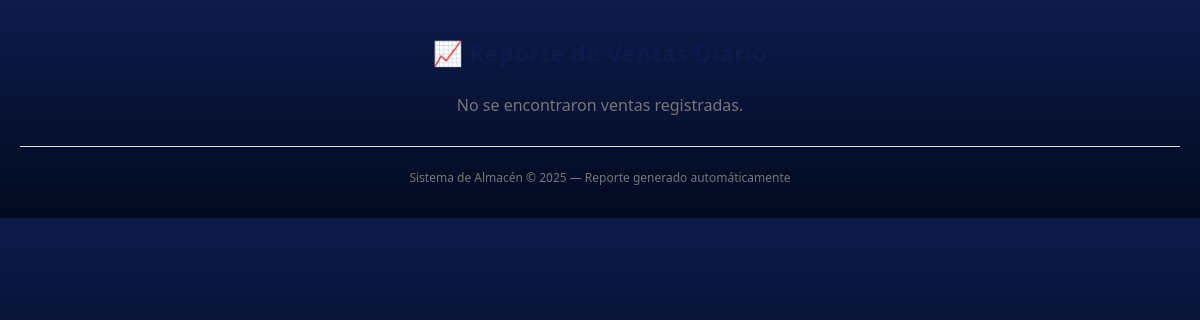
/pages/admin/reporte_datos.php, run on an earlier commit of the app's database.
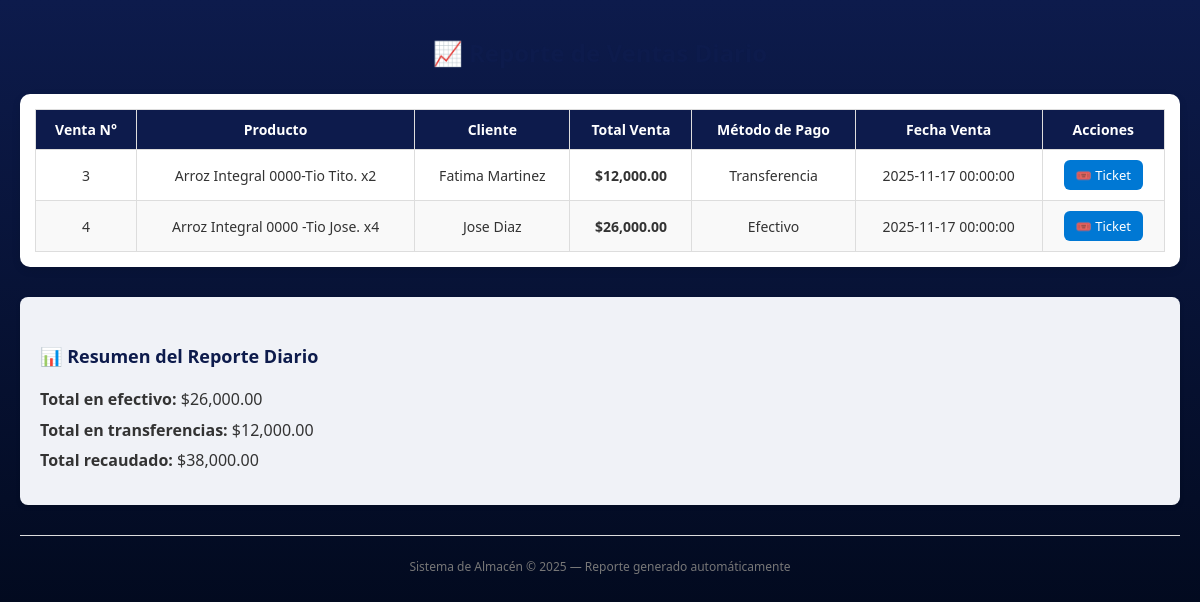
And on a later commit of the database.
### tables this page shows
CREATE TABLE `ventas_productos` (
  `id_venta` int(11) NOT NULL,
  `id_cliente` int(11) DEFAULT NULL,
  `descripcion` varchar(100) DEFAULT NULL,
  `total_venta` decimal(10,2) DEFAULT NULL,
  `fecha_venta` datetime DEFAULT NULL,
  `metodo_pago` varchar(50) DEFAULT NULL
);

### pages/admin/reporte_datos.php (the view, shortened to what this page needs)
<?php
$host = "localhost";
$user = "root";
$password = "";
$dbname = "almacen_jose_daniel";
$conn = new mysqli($host, $user, $password, $dbname);
$filtro = $_GET['filtro'] ?? 'diario';
if ($filtro == 'mensual') {
    $condicion = "MONTH(fecha_venta) = MONTH(CURRENT_DATE()) AND YEAR(fecha_venta) = YEAR(CURRENT_DATE())";
} else {
    $condicion = "DATE(fecha_venta) = CURDATE()";
}
$sql = "SELECT vp.id_venta, vp.descripcion AS producto, concat(cl.nombre, ' ', cl.apellido) AS cliente, vp.total_venta, vp.metodo_pago, vp.fecha_venta
        FROM ventas_productos vp
        INNER JOIN clientes cl ON vp.id_cliente = cl.id_cliente
        WHERE $condicion
        ORDER BY fecha_venta DESC";
$resultado = $conn->query($sql);
?>
<!DOCTYPE html>
<html lang="es">
<head>
</head>
<body>
<h1>📈 Reporte de Ventas <?= ucfirst($filtro) ?></h1>
<?php if ($resultado && $resultado->num_rows > 0): ?>
  <div class="table-wrapper">
    <table>
      <thead>
        <tr>
          <th>Venta N°</th>
          <th>Producto</th>
          <th>Cliente</th>
          <th>Total Venta</th>
          <th>Método de Pago</th>
          <th>Fecha Venta</th>
          <th>Acciones</th>
        </tr>
      </thead>
      <tbody>
      <?php
      $totalEfectivo = 0;
      $totalTransferencia = 0;
      $resultado->data_seek(0);
      while ($fila = $resultado->fetch_assoc()):
          $total = (float)$fila['total_venta'];
          $metodo = strtolower(trim($fila['metodo_pago'] ?? ''));
          if ($metodo === 'efectivo') {
              $totalEfectivo += $total;
          } elseif ($metodo === 'transferencia') {
              $totalTransferencia += $total;
          }
      ?>
        <tr>
          <td><?= htmlspecialchars($fila['id_venta']) ?></td>
          <td><?= htmlspecialchars($fila['producto']) ?></td>
          <td><?= htmlspecialchars($fila['cliente']) ?></td>
          <td><strong>$<?= number_format($total, 2) ?></strong></td>
          <td><?= htmlspecialchars(ucfirst($fila['metodo_pago'])) ?></td>
          <td><?= htmlspecialchars($fila['fecha_venta']) ?></td>
          <td>
              <a href="generar_ticket.php?id_venta=<?= urlencode($fila['id_venta']) ?>" class="btn-ticket">🎟️ Ticket</a>
          </td>
        </tr>
      <?php endwhile; ?>
      </tbody>
    </table>
  </div>
  <div class="resumen">
    <h5>📊 Resumen del Reporte <?= ($filtro == 'mensual') ? 'Mensual' : 'Diario' ?></h5>
    <ul>
      <li><strong>Total en efectivo:</strong> $<?= number_format($totalEfectivo, 2) ?></li>
      <li><strong>Total en transferencias:</strong> $<?= number_format($totalTransferencia, 2) ?></li>
      <li><strong>Total recaudado:</strong> $<?= number_format($totalEfectivo + $totalTransferencia, 2) ?></li>
    </ul>
  </div>
<?php else: ?>
  <p class="text-center text-muted mt-4">No se encontraron ventas registradas.</p>
<?php endif; ?>
<footer>
  <p>Sistema de Almacén © <?= date("Y") ?> — Reporte generado automáticamente</p>
</footer>
</body>
</html>

What changed in the data, as far as the page shows it:
added ventas_productos: id_venta "3", descripcion "Arroz Integral 0000-Tio Tito. x2", cliente "Fatima Martinez", total_venta "12,000.00", metodo_pago "Transferencia", fecha_venta "2025-11-17 00:00:00"
added ventas_productos: id_venta "4", descripcion "Arroz Integral 0000 -Tio Jose. x4", cliente "Jose Diaz", total_venta "26,000.00", metodo_pago "Efectivo", fecha_venta "2025-11-17 00:00:00"
Also different on the page:
$totalEfectivo: (not shown) → "26,000.00"
$totalTransferencia: (not shown) → "12,000.00"
$totalEfectivo + $totalTransferencia: (not shown) → "38,000.00"
text no longer shown: "No se encontraron ventas registradas."
text now shown: "Venta N° Producto Cliente Total Venta Método de Pago Fecha Venta Acciones 📊 Resumen del Reporte Diario Total en efectivo: $ Total en transferencias: $ Total recaudado: $"
